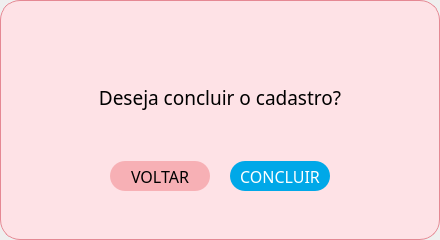
<?xml version="1.0" encoding="UTF-8"?>
<ui version="4.0">
 <class>Dialog</class>
 <widget class="QDialog" name="Dialog">
  <property name="geometry">
   <rect>
    <x>0</x>
    <y>0</y>
    <width>440</width>
    <height>240</height>
   </rect>
  </property>
  <property name="minimumSize">
   <size>
    <width>440</width>
    <height>240</height>
   </size>
  </property>
  <property name="maximumSize">
   <size>
    <width>440</width>
    <height>240</height>
   </size>
  </property>
  <property name="windowTitle">
   <string>Dialog</string>
  </property>
  <layout class="QHBoxLayout" name="horizontalLayout">
   <property name="spacing">
    <number>0</number>
   </property>
   <property name="leftMargin">
    <number>0</number>
   </property>
   <property name="topMargin">
    <number>0</number>
   </property>
   <property name="rightMargin">
    <number>0</number>
   </property>
   <property name="bottomMargin">
    <number>0</number>
   </property>
   <item>
    <widget class="QFrame" name="frame">
     <property name="maximumSize">
      <size>
       <width>440</width>
       <height>16777215</height>
      </size>
     </property>
     <property name="styleSheet">
      <string notr="true">background-color: rgb(254, 226, 230);
border-radius: 20px; 
border:1px solid rgb(229, 136, 147);</string>
     </property>
     <property name="frameShape">
      <enum>QFrame::StyledPanel</enum>
     </property>
     <property name="frameShadow">
      <enum>QFrame::Raised</enum>
     </property>
     <layout class="QVBoxLayout" name="verticalLayout">
      <item>
       <widget class="QFrame" name="frame_2">
        <property name="styleSheet">
         <string notr="true">border: 0px;</string>
        </property>
        <property name="frameShape">
         <enum>QFrame::StyledPanel</enum>
        </property>
        <property name="frameShadow">
         <enum>QFrame::Raised</enum>
        </property>
        <widget class="QLabel" name="label_popup_cadastro_conclusao">
         <property name="geometry">
          <rect>
           <x>0</x>
           <y>0</y>
           <width>420</width>
           <height>111</height>
          </rect>
         </property>
         <property name="minimumSize">
          <size>
           <width>230</width>
           <height>40</height>
          </size>
         </property>
         <property name="font">
          <font>
           <family>Abel</family>
           <pointsize>14</pointsize>
          </font>
         </property>
         <property name="text">
          <string>&lt;html&gt;&lt;head/&gt;&lt;body&gt;&lt;p align=&quot;center&quot;&gt;&lt;br/&gt;&lt;/p&gt;&lt;p align=&quot;center&quot;&gt;Deseja concluir o cadastro?&lt;/p&gt;&lt;/body&gt;&lt;/html&gt;</string>
         </property>
        </widget>
       </widget>
      </item>
      <item>
       <widget class="QFrame" name="frame_3">
        <property name="styleSheet">
         <string notr="true">border: 0px;</string>
        </property>
        <property name="frameShape">
         <enum>QFrame::StyledPanel</enum>
        </property>
        <property name="frameShadow">
         <enum>QFrame::Raised</enum>
        </property>
        <layout class="QHBoxLayout" name="horizontalLayout_3">
         <item>
          <spacer name="horizontalSpacer">
           <property name="orientation">
            <enum>Qt::Horizontal</enum>
           </property>
           <property name="sizeHint" stdset="0">
            <size>
             <width>82</width>
             <height>20</height>
            </size>
           </property>
          </spacer>
         </item>
         <item>
          <widget class="QFrame" name="frame_4">
           <property name="frameShape">
            <enum>QFrame::StyledPanel</enum>
           </property>
           <property name="frameShadow">
            <enum>QFrame::Raised</enum>
           </property>
           <layout class="QHBoxLayout" name="horizontalLayout_2">
            <property name="spacing">
             <number>20</number>
            </property>
            <property name="leftMargin">
             <number>0</number>
            </property>
            <property name="topMargin">
             <number>0</number>
            </property>
            <property name="rightMargin">
             <number>0</number>
            </property>
            <property name="bottomMargin">
             <number>0</number>
            </property>
            <item>
             <widget class="QPushButton" name="btn_voltar_popup_cadastro_conclusao">
              <property name="minimumSize">
               <size>
                <width>100</width>
                <height>30</height>
               </size>
              </property>
              <property name="maximumSize">
               <size>
                <width>100</width>
                <height>30</height>
               </size>
              </property>
              <property name="font">
               <font>
                <family>Abel</family>
                <pointsize>12</pointsize>
               </font>
              </property>
              <property name="cursor">
               <cursorShape>PointingHandCursor</cursorShape>
              </property>
              <property name="styleSheet">
               <string notr="true">background-color: rgb(247, 176, 181);
border-radius:15px;
</string>
              </property>
              <property name="text">
               <string>VOLTAR</string>
              </property>
             </widget>
            </item>
            <item>
             <widget class="QPushButton" name="btn_concluir_popup_cadastro_conclusao">
              <property name="minimumSize">
               <size>
                <width>100</width>
                <height>30</height>
               </size>
              </property>
              <property name="maximumSize">
               <size>
                <width>100</width>
                <height>30</height>
               </size>
              </property>
              <property name="font">
               <font>
                <family>Abel</family>
                <pointsize>12</pointsize>
               </font>
              </property>
              <property name="cursor">
               <cursorShape>PointingHandCursor</cursorShape>
              </property>
              <property name="styleSheet">
               <string notr="true">background-color: rgb(0, 168, 232);
border-radius: 15px;
color: rgb(255, 255, 255);</string>
              </property>
              <property name="text">
               <string>CONCLUIR</string>
              </property>
             </widget>
            </item>
           </layout>
          </widget>
         </item>
         <item>
          <spacer name="horizontalSpacer_2">
           <property name="orientation">
            <enum>Qt::Horizontal</enum>
           </property>
           <property name="sizeHint" stdset="0">
            <size>
             <width>82</width>
             <height>20</height>
            </size>
           </property>
          </spacer>
         </item>
        </layout>
       </widget>
      </item>
     </layout>
    </widget>
   </item>
  </layout>
 </widget>
 <resources/>
 <connections/>
</ui>
